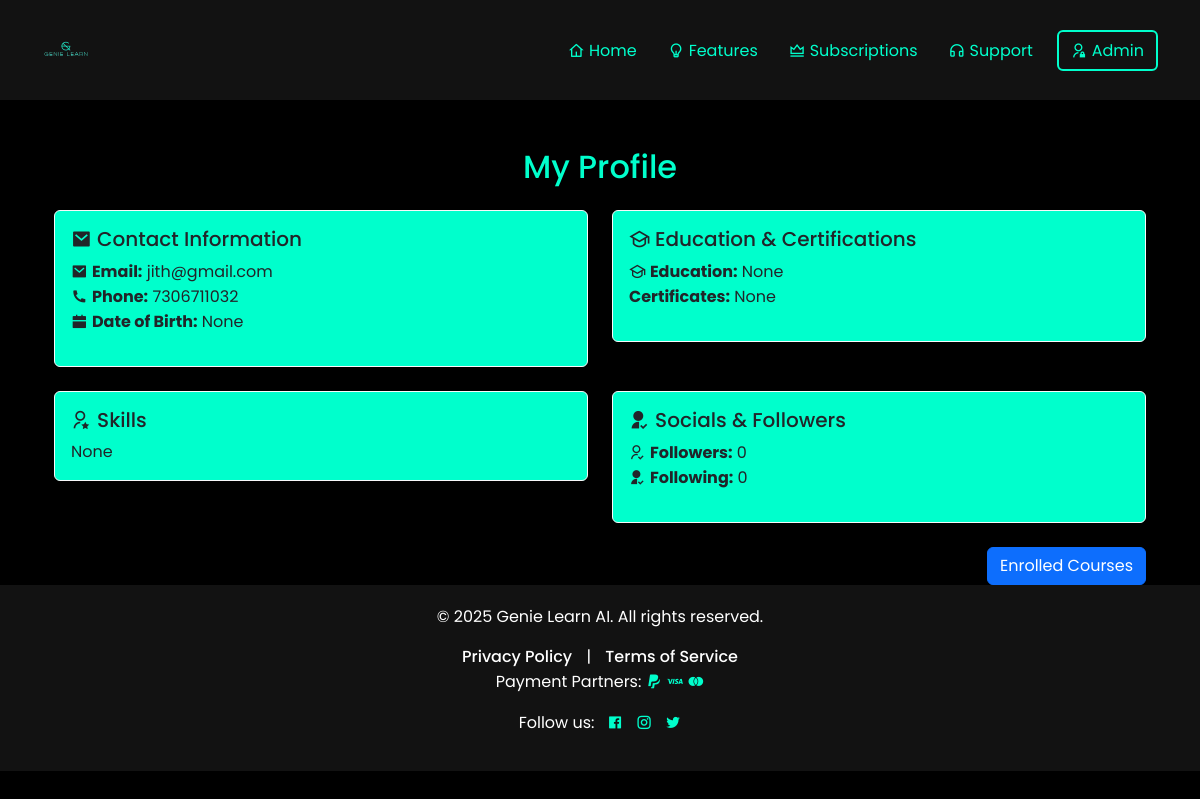
Page /user_app/profile/ (signed in) on the earlier database version.
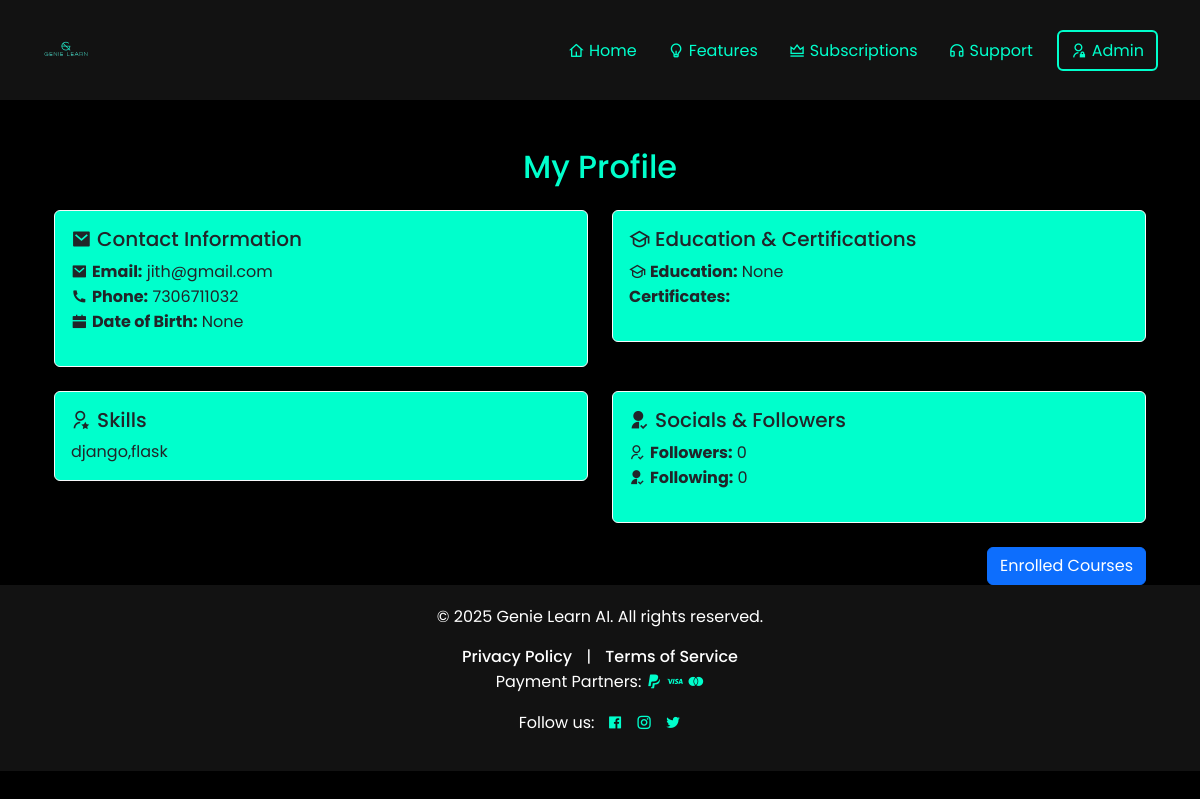
Same page on the later database version.
### user_app/models.py (models this page shows, shortened)
class User(AbstractBaseUser, PermissionsMixin):
    email = models.EmailField(unique=True)
    full_name = models.CharField(max_length=30, null=True, blank=True)
    educational_qualification = models.CharField(max_length=50, null=True, blank=True)
    certificates = models.TextField(null=True, blank=True)
    phone = models.CharField(max_length=20, unique=True, null=True, blank=True)
    is_email_verified = models.BooleanField(default=False)
    is_phone_verified = models.BooleanField(default=False)
    subscriptions_type = models.CharField(max_length=20, null=True, blank=True)
    registration_date = models.DateTimeField(auto_now_add=True, null=True, blank=True)
    last_login = models.DateTimeField(auto_now=True, null=True, blank=True)
    bio = models.TextField(null=True, blank=True)
    date_of_birth = models.DateField(null=True, blank=True)
    address = models.TextField(null=True, blank=True)
    website = models.URLField(null=True, blank=True)
    gender = models.CharField(max_length=20, null=True, blank=True)
    occupation = models.CharField(max_length=20, null=True, blank=True)
    skills = models.TextField(null=True, blank=True)
    sub_category = models.TextField(null=True, blank=True)
    certificate_file = models.FileField(upload_to="certificates/", null=True, blank=True)
    followers_count = models.PositiveIntegerField(default=0)
    following_count = models.PositiveIntegerField(default=0)
    is_active = models.BooleanField(default=True)
    is_staff = models.BooleanField(default=False)
    USERNAME_FIELD = 'email'
    REQUIRED_FIELDS = []
    objects = CustomUserManager()

### user_app/views.py (the view)
# urls.py: path('profile/', user_profile, name='user_profile'),
def user_profile(request):
    user = request.user
    profile = User.objects.get(email=user.email)
    context = {
        'profile': profile,
        'user': request.user,
    }
    return render(request, 'profile.html', context)

### user_app/templates/profile.html (shortened to what this page needs)
{% extends 'base.html' %}
{% load static %}
{% block content %}
<div class="container mt-5">
    <h2 class="text-center mb-4">My Profile</h2>
    <div class="row row-cols-1 row-cols-md-2 g-4">
        <div class="col">
            <div class="card shadow-sm border-light rounded" style="background-color: #00FFCC;">
                <div class="card-body">
                    <h5 class="card-title  text-dark"><i class="ri-mail-fill"></i> Contact Information</h5>
                    <ul class="list-unstyled text-dark">
                        <li><i class="ri-mail-fill"></i> <strong>Email:</strong> {{ profile.email }}</li>
                        <li><i class="ri-phone-fill"></i> <strong>Phone:</strong> {{ profile.phone }}</li>
                        <li><i class="ri-calendar-fill"></i> <strong>Date of Birth:</strong> {{ profile.date_of_birth }}</li>
                    </ul>
                </div>
            </div>
        </div>
        <div class="col">
            <div class="card shadow-sm border-light rounded" style="background-color: #00FFCC;">
                <div class="card-body">
                    <h5 class="card-title  text-dark"><i class="ri-graduation-cap-line"></i> Education & Certifications</h5>
                    <ul class="list-unstyled  text-dark">
                        <li><i class="ri-graduation-cap-line"></i> <strong>Education:</strong> {{ profile.educational_qualification }}</li>
                        <li> <strong>Certificates:</strong> {{ profile.certificates }}</li>
                    </ul>
                </div>
            </div>
        </div>
        <div class="col">
            <div class="card shadow-sm border-light rounded" style="background-color: #00FFCC;">
                <div class="card-body  text-dark">
                    <h5 class="card-title  text-dark"><i class="ri-user-star-line"></i> Skills</h5>
                    <p class="card-text">{{ profile.skills }}</p>
                </div>
            </div>
        </div>
        <div class="col">
            <div class="card shadow-sm border-light rounded" style="background-color: #00FFCC;">
                <div class="card-body">
                    <h5 class="card-title  text-dark"><i class="ri-user-follow-fill"></i> Socials & Followers</h5>
                    <ul class="list-unstyled  text-dark">
                        <li><i class="ri-user-follow-line"></i> <strong>Followers:</strong> {{ profile.followers_count }}</li>
                        <li><i class="ri-user-follow-fill"></i> <strong>Following:</strong> {{ profile.following_count }}</li>
                    </ul>
                </div>
            </div>
        </div>
    </div>
    <div class="text-end mt-4">
        <a href="#" class="btn btn-primary">Enrolled Courses</a>
    </div>
</div>
{% endblock %}

### templates/base.html (shortened to what this page needs)
{% load static %}
<!DOCTYPE html>
<html lang="en">
<head>
    <link href="https://cdn.jsdelivr.net/npm/bootstrap@5.3.0-alpha1/dist/css/bootstrap.min.css" rel="stylesheet">
    <link href="https://cdn.jsdelivr.net/npm/remixicon/fonts/remixicon.css" rel="stylesheet">
</head>
<body>
<nav class="navbar navbar-expand-lg">
    <div class="container">
        <a class="navbar-brand" href="/">
            <img src="{% static 'images/logo11.png' %}" alt="Genie Learn AI Logo" class="img-fluid" style="height: 50px; max-height: 100px; object-fit: contain;">
        </a>
        <div class="collapse navbar-collapse" id="navbarNav">
            <ul class="navbar-nav ms-auto">
                <li class="nav-item">
    <a class="nav-link" href="{% url 'index' %}">
        <i class="ri-home-4-line"></i> Home
    </a>
    </li>
    <li class="nav-item">
        <a class="nav-link" href="{% url 'user_app:features' %}">
            <i class="ri-lightbulb-line"></i> Features
        </a>
    </li>
    <li class="nav-item">
        <a class="nav-link" href="{% url 'user_app:subscriptions' %}">
            <i class="ri-vip-crown-line"></i> Subscriptions
        </a>
    </li>
    <li class="nav-item">
        <a class="nav-link" href="{% url 'user_app:support' %}">
            <i class="ri-headphone-line"></i> Support
        </a>
    </li>
                <li class="nav-item">
                    <a class="btn btn-outline ms-3" href="/admin/login">
                        <i class="ri-admin-line"></i> Admin
                    </a>
                </li>
            </ul>
        </div>
    </div>
</nav>
<div class="container mt-5">
    {% block content %}
    {% endblock %}
</div>
<footer>
    <div class="container">
        <p>&copy; 2025 Genie Learn AI. All rights reserved.</p>
        <div class="footer-links">
            <a href="/privacy-policy">Privacy Policy</a> |
            <a href="/terms">Terms of Service</a>
        </div>
        <p>Payment Partners:
            <i class="ri-paypal-fill" style = "color:#00ffcc;"></i>
            <i class="ri-visa-line" style = "color:#00ffcc;"></i>
            <i class="ri-mastercard-fill" style = "color:#00ffcc;"></i>
        </p>
        <p>
            Follow us:
            <a href="#" class="ms-2" style="text-decoration:none; "><i class="ri-facebook-box-fill" style = "color:#00ffcc; " ></i></a>
            <a href="#" class="ms-2" style="text-decoration:none;"><i class="ri-instagram-line" style = "color:#00ffcc;"></i></a>
            <a href="#" class="ms-2" style="text-decoration:none;"><i class= "ri-twitter-fill" style = "color:#00ffcc;"> </i></a>
        </p>
    </div>
</footer>
</body>
</html>

### templates/base.html (style rules this page uses)
body { background-color: black; color: white; font-family: 'Poppins', sans-serif; margin:0px; padding:0px; }
.navbar { background-color: #121212; color: white; padding: 20px; }
.navbar-brand { color: #00ffcc; font-size: 2rem; font-weight: bold; font-family: 'Playfair Display', serif; display: flex; align-items: center; }
.nav-link { color: #00ffcc; font-size: 1rem; margin-left: 15px; }
.btn-outline { border: 2px solid; border-color:#00ffcc; color: #00ffcc; }
h2 { color:#00ffcc; }
footer { background-color: #121212; color: white; text-align: center; padding: 20px 0; }
.footer-links a { color: white; text-decoration: none; margin: 0 10px; font-weight: 500; }

Differences in the rows shown:
changed User "jith@gmail.com": skills "None" → "django,flask"; certificates "None" → (not shown)
